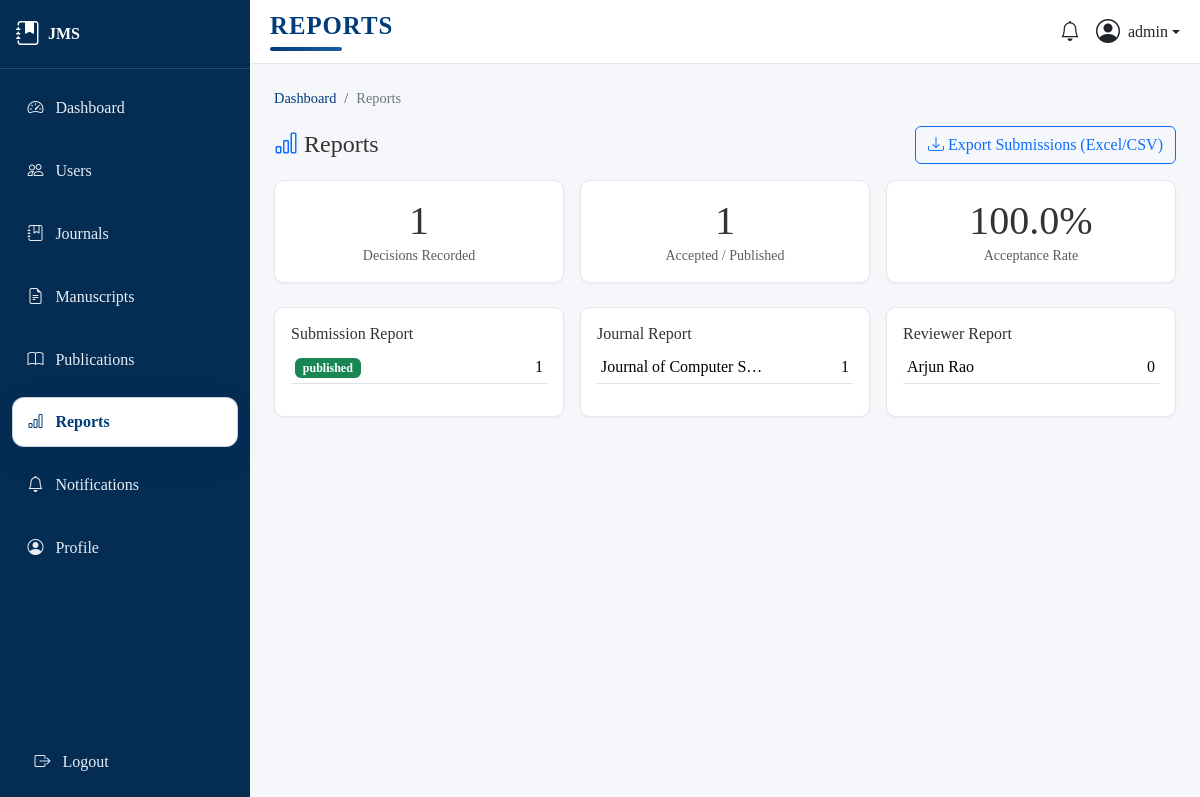
The app's page /reports/ (signed in) with its own data.
### journal/models.py (models this page shows, shortened)
class Submission(models.Model):
    STATUS_SUBMITTED = 'submitted'
    STATUS_SCREENING = 'screening'
    STATUS_UNDER_REVIEW = 'under_review'
    STATUS_REVISION_REQUESTED = 'revision_requested'
    STATUS_ACCEPTED = 'accepted'
    STATUS_REJECTED = 'rejected'
    STATUS_PUBLISHED = 'published'
    STATUS_CHOICES = [
        (STATUS_SUBMITTED, 'Submitted'),
        (STATUS_SCREENING, 'Screening'),
        (STATUS_UNDER_REVIEW, 'Under Review'),
        (STATUS_REVISION_REQUESTED, 'Revision Requested'),
        (STATUS_ACCEPTED, 'Accepted'),
        (STATUS_REJECTED, 'Rejected'),
        (STATUS_PUBLISHED, 'Published'),
    ]
    STATUS_BADGE = {
        STATUS_SUBMITTED: 'secondary',
        STATUS_SCREENING: 'info',
        STATUS_UNDER_REVIEW: 'primary',
        STATUS_REVISION_REQUESTED: 'warning',
        STATUS_ACCEPTED: 'success',
        STATUS_REJECTED: 'danger',
        STATUS_PUBLISHED: 'success',
    }
    submission_id = models.CharField(max_length=30, unique=True, blank=True, editable=False)
    journal = models.ForeignKey(Journal, on_delete=models.CASCADE, related_name='submissions')
    issue = models.ForeignKey(
        Issue, on_delete=models.SET_NULL, null=True, blank=True, related_name='articles',
        help_text='Assigned once the article is scheduled for publication',
    )
    title = models.CharField(max_length=300)
    abstract = models.TextField()
    keywords = models.CharField(max_length=300, help_text='Comma-separated keywords')
    subject_area = models.CharField(max_length=150)
    co_authors = models.CharField(
        max_length=500, blank=True,
        help_text='Comma-separated names of co-authors (if any)',
    )
    corresponding_author = models.ForeignKey(
        User, on_delete=models.CASCADE, related_name='submissions',
        limit_choices_to={'profile__role': 'author'},
    )
    manuscript_file = models.FileField(upload_to='manuscripts/', validators=[validate_manuscript_file])
    version_number = models.PositiveIntegerField(default=1)
    status = models.CharField(max_length=20, choices=STATUS_CHOICES, default=STATUS_SUBMITTED)
    editor_decision_comment = models.TextField(blank=True)
    submission_date = models.DateTimeField(auto_now_add=True)
    updated_at = models.DateTimeField(auto_now=True)
    class Meta:
        ordering = ['-submission_date']

class Journal(models.Model):
    title = models.CharField(max_length=255, unique=True)
    issn = models.CharField('ISSN', max_length=20, blank=True)
    description = models.TextField(blank=True)
    cover_image = models.ImageField(
        upload_to='covers/', blank=True, null=True, validators=[validate_cover_image]
    )
    editor = models.ForeignKey(
        User, on_delete=models.SET_NULL, null=True, blank=True,
        limit_choices_to={'profile__role': 'editor'},
        related_name='journals_edited',
        help_text='Assigned Editor responsible for this journal',
    )
    is_active = models.BooleanField(default=True)
    created_at = models.DateTimeField(auto_now_add=True)
    categories = models.ManyToManyField('JournalCategory', blank=True, related_name='journals')
    class Meta:
        ordering = ['title']

### core/views.py (the view)
# urls.py: path('reports/', views.reports, name='reports'),
@user_passes_test(_role_required(Profile.ROLE_ADMIN), login_url='core:dashboard')
def reports(request):
    submission_status_counts = Submission.objects.values('status').annotate(total=Count('id'))
    journal_report = Journal.objects.annotate(submission_count=Count('submissions'))
    reviewer_report = User.objects.filter(profile__role=Profile.ROLE_REVIEWER).annotate(
        review_count=Count('reviews')
    )
    total_decided = Submission.objects.filter(
        status__in=[Submission.STATUS_ACCEPTED, Submission.STATUS_REJECTED, Submission.STATUS_PUBLISHED]
    ).count()
    total_accepted = Submission.objects.filter(
        status__in=[Submission.STATUS_ACCEPTED, Submission.STATUS_PUBLISHED]
    ).count()
    acceptance_rate = round((total_accepted / total_decided) * 100, 1) if total_decided else 0
    return render(request, 'core/reports.html', {
        'submission_status_counts': submission_status_counts,
        'journal_report': journal_report,
        'reviewer_report': reviewer_report,
        'acceptance_rate': acceptance_rate,
        'total_decided': total_decided,
        'total_accepted': total_accepted,
    })

### core/context_processors.py (called while the page is built)
def sidebar_context(request):
    role = None
    unread_notifications = 0
    if request.user.is_authenticated and hasattr(request.user, 'profile'):
        role = request.user.profile.role
        unread_notifications = request.user.notifications.filter(is_read=False).count()
    return {
        'current_role': role,
        'unread_notifications': unread_notifications,
    }

### core/templatetags/core_extras.py (called while the page is built)
@register.filter
def status_badge(status_code):
    mapping = {
        'submitted': 'secondary',
        'screening': 'info',
        'under_review': 'primary',
        'revision_requested': 'warning',
        'accepted': 'success',
        'rejected': 'danger',
        'published': 'success',
        'pending': 'secondary',
        'declined': 'danger',
        'completed': 'success',
    }
    return mapping.get(status_code, 'secondary')

### core/views.py (called while the page is built)
def _role_required(role):
    def check(user):
        return user.is_authenticated and hasattr(user, 'profile') and user.profile.role == role
    return check

### templates/core/reports.html (shortened to what this page needs)
{% extends 'base.html' %}
{% load core_extras %}
{% block page_title %}Reports{% endblock %}
{% block breadcrumbs %}
<nav aria-label="breadcrumb">
  <ol class="breadcrumb jms-breadcrumb">
    <li class="breadcrumb-item"><a href="{% url 'core:dashboard' %}">Dashboard</a></li>
    <li class="breadcrumb-item active" aria-current="page">Reports</li>
  </ol>
</nav>
{% endblock %}
{% block content %}
<div class="d-flex justify-content-between align-items-center mb-3">
  <h4 class="mb-0"><i class="bi bi-bar-chart text-primary"></i> Reports</h4>
  <a href="{% url 'core:export_submissions_csv' %}" class="btn btn-outline-primary"><i class="bi bi-download"></i> Export Submissions (Excel/CSV)</a>
</div>
<div class="row g-3 mb-4">
  <div class="col-md-4">
    <div class="jms-card p-3 text-center">
      <div class="display-6">{{ total_decided }}</div>
      <div class="text-muted small">Decisions Recorded</div>
    </div>
  </div>
  <div class="col-md-4">
    <div class="jms-card p-3 text-center">
      <div class="display-6">{{ total_accepted }}</div>
      <div class="text-muted small">Accepted / Published</div>
    </div>
  </div>
  <div class="col-md-4">
    <div class="jms-card p-3 text-center">
      <div class="display-6">{{ acceptance_rate }}%</div>
      <div class="text-muted small">Acceptance Rate</div>
    </div>
  </div>
</div>
<div class="row g-3">
  <div class="col-md-4">
    <div class="jms-card p-3">
      <h6>Submission Report</h6>
      <table class="table table-sm">
        {% for row in submission_status_counts %}
          <tr>
            <td><span class="badge bg-{{ row.status|status_badge }}">{{ row.status }}</span></td>
            <td class="text-end">{{ row.total }}</td>
          </tr>
        {% endfor %}
      </table>
    </div>
  </div>
  <div class="col-md-4">
    <div class="jms-card p-3">
      <h6>Journal Report</h6>
      <table class="table table-sm">
        {% for j in journal_report %}
          <tr>
            <td>{{ j.title|truncatechars:22 }}</td>
            <td class="text-end">{{ j.submission_count }}</td>
          </tr>
        {% empty %}
          <tr><td class="text-muted">No journals yet.</td></tr>
        {% endfor %}
      </table>
    </div>
  </div>
  <div class="col-md-4">
    <div class="jms-card p-3">
      <h6>Reviewer Report</h6>
      <table class="table table-sm">
        {% for r in reviewer_report %}
          <tr>
            <td>{{ r.get_full_name|default:r.username }}</td>
            <td class="text-end">{{ r.review_count }}</td>
          </tr>
        {% empty %}
          <tr><td class="text-muted">No reviewers yet.</td></tr>
        {% endfor %}
      </table>
    </div>
  </div>
</div>
{% endblock %}

### templates/base.html (shortened to what this page needs)
{% load static %}
<!DOCTYPE html>
<html lang="en">
<head>
  <link href="https://cdn.jsdelivr.net/npm/bootstrap@5.3.3/dist/css/bootstrap.min.css" rel="stylesheet">
  <link rel="stylesheet" href="https://cdn.jsdelivr.net/npm/bootstrap-icons@1.11.3/font/bootstrap-icons.css">
  <link rel="stylesheet" href="{% static 'css/custom.css' %}">
</head>
<body class="d-flex flex-column min-vh-100">
{% if user.is_authenticated %}
  <div class="d-flex flex-grow-1">
    {% include 'includes/sidebar.html' %}
    <div class="flex-grow-1 d-flex flex-column" style="min-width: 0;">
      <header class="jms-topbar d-flex justify-content-between align-items-center">
        <div class="d-flex align-items-center">
          <h5 class="mb-0 fw-bold dashboard-heading">
            {% block page_title %}{{ page_title|default:"Dashboard" }}{% endblock %}
          </h5>
        </div>
        <div class="d-flex align-items-center gap-3">
          <a href="{% url 'core:notifications' %}" class="position-relative text-dark text-decoration-none" title="Notifications">
            <i class="bi bi-bell fs-5"></i>
          </a>
          <div class="dropdown">
            <a class="d-flex align-items-center text-dark text-decoration-none dropdown-toggle" href="#" role="button" data-bs-toggle="dropdown">
              {% if user.profile.photo %}
                <img src="{{ user.profile.photo.url }}" class="rounded-circle me-2" width="32" height="32" style="object-fit:cover;">
              {% else %}
                <i class="bi bi-person-circle fs-4 me-2"></i>
              {% endif %}
              <span class="d-none d-md-inline">{{ user.get_full_name|default:user.username }}</span>
            </a>
          </div>
        </div>
      </header>
      <main class="p-3 p-md-4 flex-grow-1">
{% endif %}
        {% block breadcrumbs %}{% endblock %}
        {% block content %}{% endblock %}
{% if user.is_authenticated %}
      </main>
    </div>
  </div>
{% else %}
  </main>
  {% include 'includes/footer.html' with show_logout=True %}
{% endif %}
</body>
</html>

### static/css/custom.css (style rules this page uses)
:root { --jms-primary: #003B7A; --jms-primary-light: #1a5fa3; --jms-sidebar-bg: #052c52; --jms-sidebar-hover: #0a4e8f; --jms-bg: #f5f7fa; --jms-card-bg: #ffffff; --jms-text: #333333; --jms-border-radius: 0.6rem; }
body { background-color: var(--jms-bg); color: var(--jms-text); font-family: Georgia, 'Times New Roman', Times, serif; min-height: 100vh; display: flex; flex-direction: column; }
body > .d-flex, body > .container, body > main { width: 100%; }
.jms-topbar { background-color: #ffffff; border-bottom: 1px solid #e3e8ee; padding: 0.75rem 1.25rem; }
.dashboard-heading { font-size: 1.55rem; letter-spacing: 0.04em; text-transform: uppercase; color: var(--jms-primary); line-height: 1.1; }
.dashboard-heading::after { content: ""; display: block; width: 72px; height: 4px; margin-top: 0.5rem; border-radius: 999px; background: linear-gradient(90deg, var(--jms-primary), var(--jms-primary-light)); }
.jms-card { background-color: var(--jms-card-bg); border-radius: var(--jms-border-radius); border: 1px solid #e3e8ee; box-shadow: 0 1px 3px rgba(0,0,0,0.05); }
.jms-breadcrumb { --bs-breadcrumb-divider: '/'; margin-bottom: 1rem; font-size: 0.9rem; }
.jms-breadcrumb .breadcrumb-item a { color: var(--jms-primary); text-decoration: none; }
.jms-breadcrumb .breadcrumb-item.active { color: #6c757d; }

### records on screen
Submission: status "published", total "1"
Journal: title "Journal of Computer S…", submission_count "1"

### other values on screen
{{ user.get_full_name|default:user.username }} "admin"
{{ total_decided }} "1"
{{ total_accepted }} "1"
{{ acceptance_rate }} "100.0"
{{ r.get_full_name|default:r.username }} "Arjun Rao"
{{ r.review_count }} "0"
